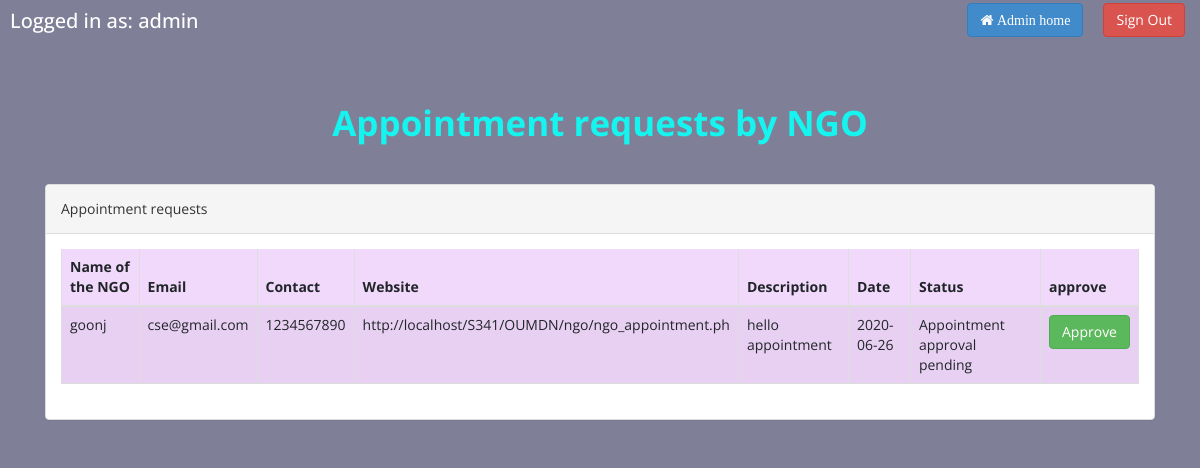
/OUMDN/admin/admapp.php (signed in), run on the app's committed database.
### tables this page shows
CREATE TABLE `ngoapp` (
  `ngoappname` varchar(255) NOT NULL,
  `ngoappemail` varchar(255) NOT NULL,
  `ngoappphone` varchar(11) NOT NULL,
  `ngoappurl` varchar(50) NOT NULL,
  `ngoappdesc` varchar(300) NOT NULL,
  `ngoappdate` date NOT NULL,
  `ngoappstatus` tinyint(1) NOT NULL DEFAULT 0
);

### OUMDN/admin/admapp.php (the view, shortened to what this page needs)
<?php
include('includes/config.php');
if(!isset($_SESSION['adminusernm'])){
  header('location:admin.php');
}
else{
    ?>
<!DOCTYPE html>
<html xmlns="http://www.w3.org/1999/xhtml">
<head>
<link rel="stylesheet" type="text/css" href="assets/css/adminstyle4.css"/>
<link rel="stylesheet" type="text/css" href="https://stackpath.bootstrapcdn.com/bootstrap/4.4.1/css/bootstrap.min.css">
<link rel="stylesheet" href="https://cdn.datatables.net/1.10.12/css/dataTables.bootstrap.min.css"/>
<link rel="stylesheet" href="https://cdnjs.cloudflare.com/ajax/libs/font-awesome/4.7.0/css/font-awesome.min.css">
 </head>
    <link href="assets/css/bootstrap.css" rel="stylesheet" />
    <link href="assets/css/font-awesome.css" rel="stylesheet" />
    <link href="assets/js/dataTables/dataTables.bootstrap.css" rel="stylesheet" />
    <link href="assets/css/style.css" rel="stylesheet" />
</head>
<body>
  <div class="container row">
  <h4 style="margin-left:10px;" class="text-white float-left topleft "> Logged in as: <?php echo $_SESSION['adminusernm']; ?></h4 >
    <div class="button-box">
           <div class="button-box col-lg-20 float-right topright">
               <button type="button" class="btn btn-danger float-right" style="margin-left:20px; margin-right:10px; " onclick="location.href='adminlogout.php'">Sign Out</button>
             <button class="btn btn-primary float-right btn-md"  onclick="location.href='adminhome.php'"><i class="fa fa-home"> Admin home</i></button>
			</div>
    </div>
</div>
    <div class="content-wrapper">
         <div class="container">
        <div class="row pad-botm">
            <div class="col-md-12">
                <h1 class="display-4"style="color:#15f4ee; text-align:center;"><b>Appointment requests by NGO</b></h1>
    </div>
        </div>
            <div class="row">
                <div class="col-md-12">
                    <div class="panel panel-default">
                        <div class="panel-heading">
                          Appointment requests
                        </div>
                        <div class="panel-body">
                            <div class="table-responsive">
                                <table class="table table-striped table-bordered table-hover" ngoappname="dataTables-example">
                                    <thead>
                                        <tr>
										    <th><b>Name of the NGO</b></th>
											<th><b>Email</b></th>
											<th><b>Contact</b></th>
                                            <th><b>Website</b></th>
                                            <th><b> Description</b></th>
                                            <th><b>Date</b></th>
                                            <th><b>Status</b></th>
                                            <th><b>approve</b></th>
                                        </tr>
                                    </thead>
                                    <tbody>
<?php $sql = "SELECT * from ngoapp";
$query = $dbh -> prepare($sql);
$query->execute();
$results=$query->fetchAll(PDO::FETCH_OBJ);
$cnt=1;
if($query->rowCount() > 0)
{
foreach($results as $result)
{               ?>
                                        <tr class="odd gradeX">
                                            <td class="center"><?php echo htmlentities($result->ngoappname);?></td>
                                            <td class="center"><?php echo htmlentities($result->ngoappemail);?></td>
                                            <td class="center"><?php echo htmlentities($result->ngoappphone);?></td>
                                            <td class="center"><?php echo htmlentities($result->ngoappurl);?></td>
                                            <td class="center"><?php echo htmlentities($result->ngoappdesc);?></td>
                                            <td class="center"><?php echo htmlentities($result->ngoappdate);?></td>
                                            <td class="center"><?php if($result->ngoappstatus==0)
                                            {
                                                echo htmlentities("Appointment approval pending");
                                            } else {
                                            echo htmlentities("Approve appointment request");
}
                                            ?></td>
                                            <td class="center">
<?php if($result->ngoappstatus==0)
 {?>
<a href="admapp.php?inngoappname=<?php echo htmlentities($result->ngoappname);?>" onclick="return confirm('Are you sure you want to approve the appointment request made by the NGO ?');"" >  <button class="btn btn-success"> Approve</button>
<?php } else {?>
                                            <a href="admapp.php?ngoappname=<?php echo htmlentities($result->ngoappname);?>" onclick="return confirm('Are you sure you want to withdraw the approval for the appointment request made by the NGO ?');""><button class="btn btn-warning"> Withdraw approval</button>
                                            <?php } ?>
                                            </td>
                                        </tr>
                                      <?php $cnt=$cnt+1;}} ?>
                                    </tbody>
                                </table>
                            </div>
                        </div>
                    </div>
                </div>
            </div>
    </div>
    </div>
</body>
</html>
<?php } ?>

### OUMDN/admin/assets/css/adminstyle4.css (style rules this page uses)
body { background: linear-gradient(rgba(0,0,50,0.5),rgba(0,0,50,0.5)),url(admin1.jpg); background-size: cover; background-position: center; height: 100%; }
.topright { position: absolute; top: 3px; right: 5px; font-size: 15px; }
.topleft { font-size: 20px !important; top: 3px; left: 5px; }

### OUMDN/admin/assets/css/style.css (style rules this page uses)
.content-wrapper { margin-top: 40px; min-height:800px; padding-bottom:90px; }
.pad-botm { padding-bottom:30px; }

### OUMDN/admin/admapp.php (style rules this page uses)
.btn { background-color: DodgerBlue; border: none; color: white; padding: 12px 16px; font-size: 16px; cursor: pointer; }
table tr td, table tr th { background-color: rgba(210,130,240, 0.3) !important; }

### data on the page
ngoapp: ngoappname "goonj", ngoappemail "cse@gmail.com", ngoappphone "1234567890", ngoappurl "http://localhost/S341/OUMDN/ngo/ngo_appointment.ph", ngoappdesc "hello appointment", ngoappdate "2020-06-26"

### other printed values
$_SESSION['adminusernm'] "admin"
